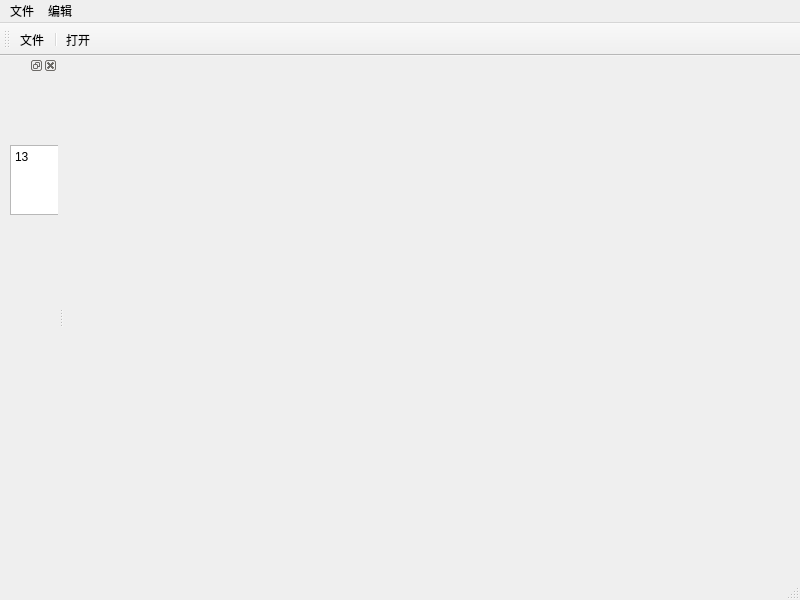
<?xml version="1.0" encoding="UTF-8"?>
<ui version="4.0">
 <class>MainWindow</class>
 <widget class="QMainWindow" name="MainWindow">
  <property name="geometry">
   <rect>
    <x>0</x>
    <y>0</y>
    <width>800</width>
    <height>600</height>
   </rect>
  </property>
  <property name="windowTitle">
   <string>MainWindow</string>
  </property>
  <widget class="QWidget" name="centralwidget"/>
  <widget class="QMenuBar" name="menubar">
   <property name="geometry">
    <rect>
     <x>0</x>
     <y>0</y>
     <width>800</width>
     <height>21</height>
    </rect>
   </property>
   <widget class="QMenu" name="menu">
    <property name="title">
     <string>文件</string>
    </property>
    <addaction name="actionnew"/>
    <addaction name="separator"/>
    <addaction name="actionopen"/>
   </widget>
   <widget class="QMenu" name="menu_2">
    <property name="title">
     <string>编辑</string>
    </property>
   </widget>
   <addaction name="menu"/>
   <addaction name="menu_2"/>
  </widget>
  <widget class="QStatusBar" name="statusbar"/>
  <widget class="QToolBar" name="toolBar">
   <property name="windowTitle">
    <string>toolBar</string>
   </property>
   <attribute name="toolBarArea">
    <enum>TopToolBarArea</enum>
   </attribute>
   <attribute name="toolBarBreak">
    <bool>false</bool>
   </attribute>
   <addaction name="actionnew"/>
   <addaction name="separator"/>
   <addaction name="actionopen"/>
  </widget>
  <widget class="QDockWidget" name="dockWidget">
   <property name="allowedAreas">
    <set>Qt::BottomDockWidgetArea|Qt::TopDockWidgetArea</set>
   </property>
   <attribute name="dockWidgetArea">
    <number>1</number>
   </attribute>
   <widget class="QWidget" name="dockWidgetContents">
    <widget class="QTextEdit" name="textEdit">
     <property name="geometry">
      <rect>
       <x>10</x>
       <y>70</y>
       <width>104</width>
       <height>70</height>
      </rect>
     </property>
     <property name="html">
      <string>&lt;!DOCTYPE HTML PUBLIC &quot;-//W3C//DTD HTML 4.0//EN&quot; &quot;http://www.w3.org/TR/REC-html40/strict.dtd&quot;&gt;
&lt;html&gt;&lt;head&gt;&lt;meta name=&quot;qrichtext&quot; content=&quot;1&quot; /&gt;&lt;style type=&quot;text/css&quot;&gt;
p, li { white-space: pre-wrap; }
&lt;/style&gt;&lt;/head&gt;&lt;body style=&quot; font-family:'SimSun'; font-size:9pt; font-weight:400; font-style:normal;&quot;&gt;
&lt;p style=&quot; margin-top:0px; margin-bottom:0px; margin-left:0px; margin-right:0px; -qt-block-indent:0; text-indent:0px;&quot;&gt;13&lt;/p&gt;&lt;/body&gt;&lt;/html&gt;</string>
     </property>
    </widget>
   </widget>
  </widget>
  <action name="actionnew">
   <property name="text">
    <string>文件</string>
   </property>
  </action>
  <action name="actionopen">
   <property name="text">
    <string>打开</string>
   </property>
  </action>
 </widget>
 <resources/>
 <connections/>
</ui>
